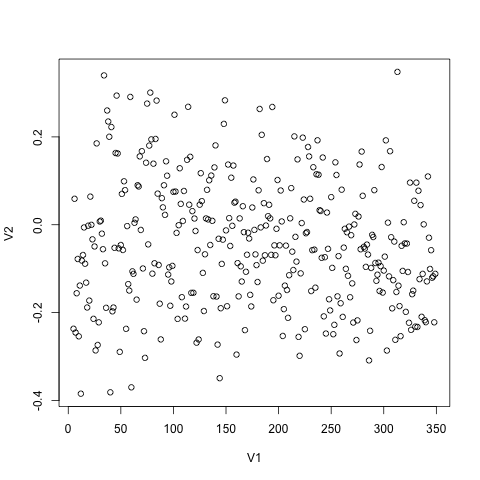

R code for this plot:

a <-read.csv("trial-1-20171229141204.csv", header = FALSE)
plot(a)
png("trial-1-20171229141204.csv.png")
plot(a)

